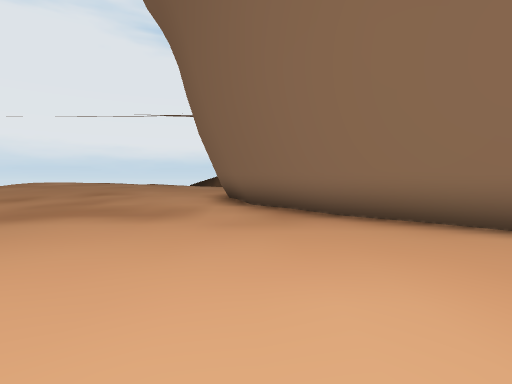
View 1 (above)

16 first-person views from a walk through a Unity game level. The camera is 1.5 m above the floor, tilts 2° down and sees 80° across. The floor is counted in squares, 2 m on a side. Each view is taken from the middle of a square. On the plan, view 1 faces up. The plan holds only what a view shows up to about 10 squares ahead; the rest is blank. The place goes on beyond the plan.

View 2
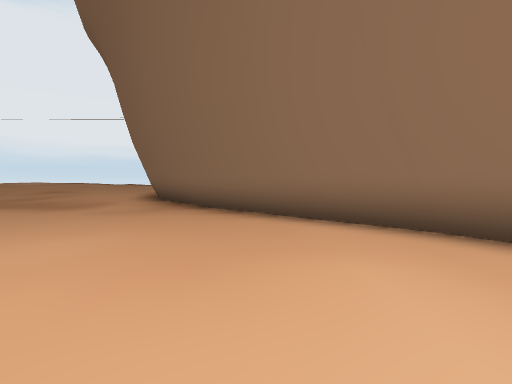

View 3
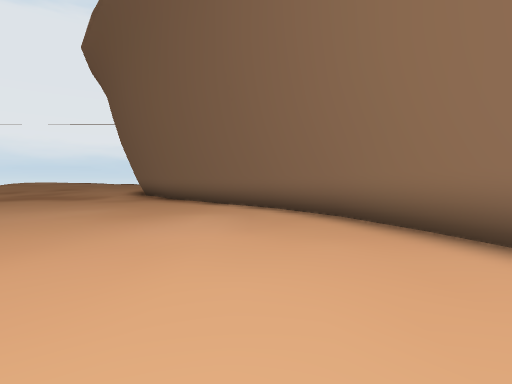

View 4
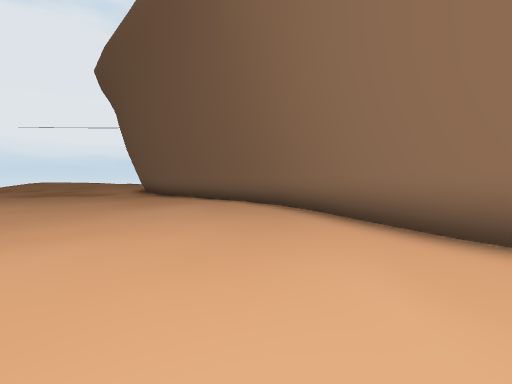

View 5
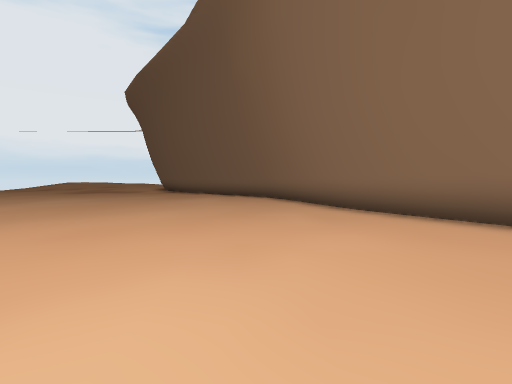

View 6
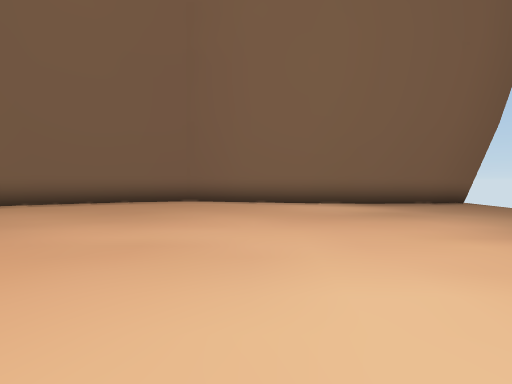

View 7
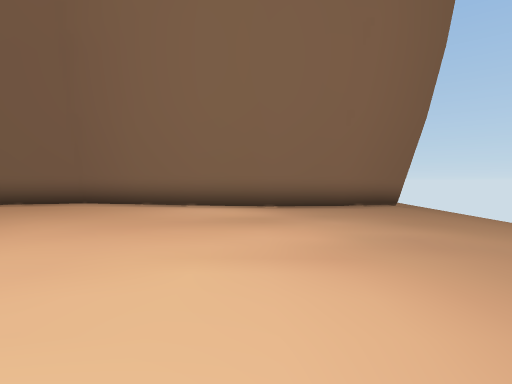

View 8
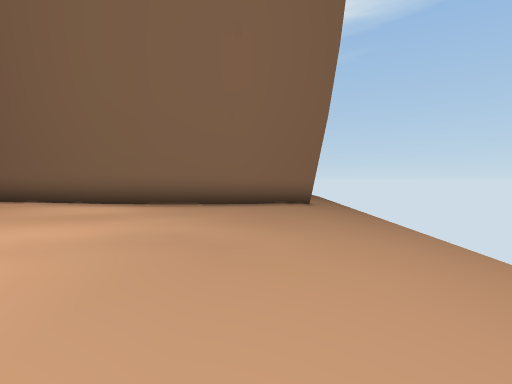

View 9
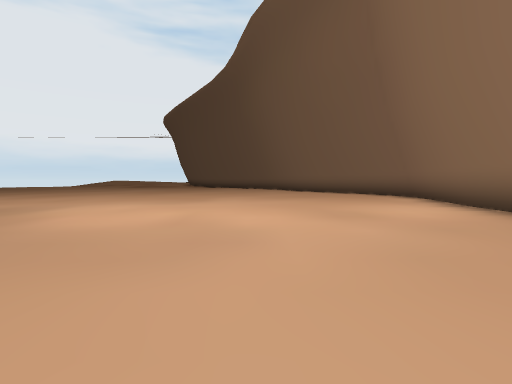

View 10
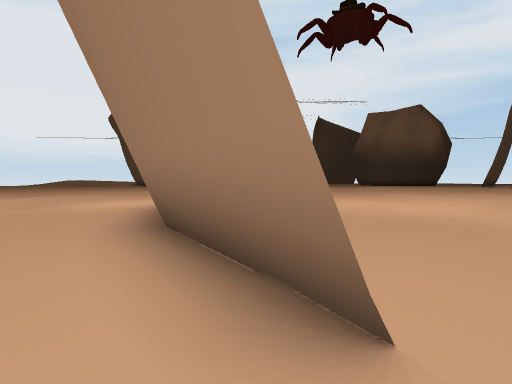

View 11
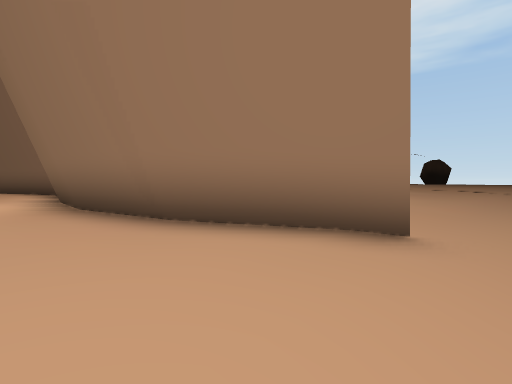

View 12
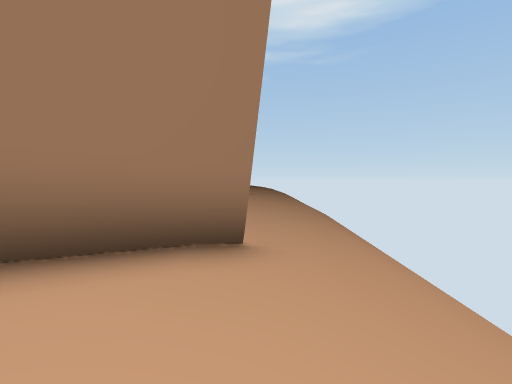

View 13
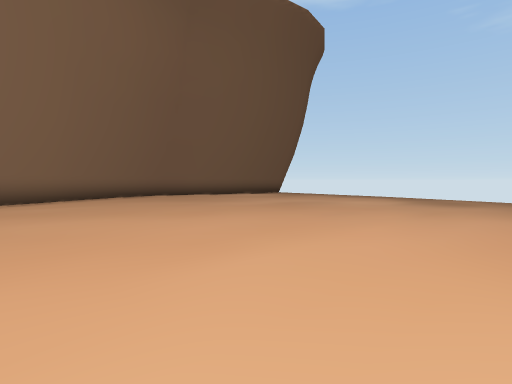

View 14
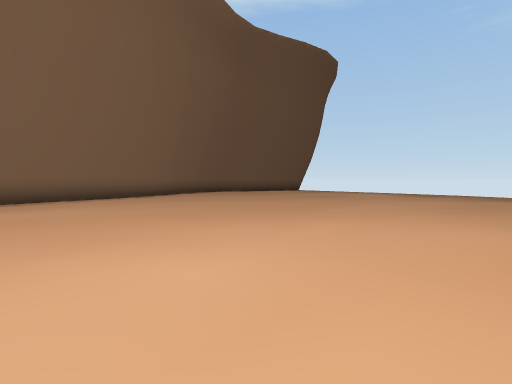

View 15
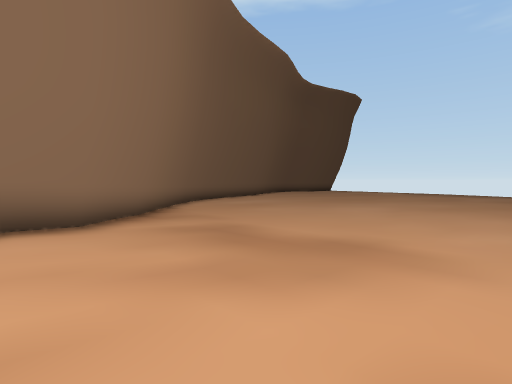

View 16
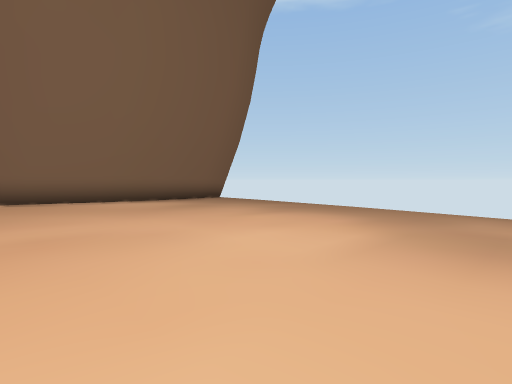

### Floor plan
Key: @ floor where view 1 was taken; # wall or solid block; . main floor; : floor 0.25 m higher than the main floor; - floor 0.25 m lower than the main floor; + floor 0.5 m higher than the main floor; / step, stairs or slope.
Columns run from 7 left of view 1 to 21 right of it. Each row starts with its distance up from view 1.
 10 ++++++#
  9 //++++##
  8 :::::::#
  7 :::::::##
  6 ........##
  5 .........##
  4  .........##
  3  ..........##
  2  ...........##
  1  ............#
  0  ......@.....##
 -1  .............#
 -2  .............##
 -3    ............#
 -4    ............#
 -5    ............##
 -6     ............#
 -7     ............##
 -8     .............#
 -9     .............##
-10     ..............#
-11     ..............#
-12     ..............#
-13     ..............#   :::
-14       ............#   :::::
-15       ............#  ::::::
-16       ...........#.  :::::
-17       ...........#   ::::
-18         ..........# ..::
-19         ..........# ....
-20         -.........#.........
-21         /-----....##.........
-22            ///////-//////////
-23             //////////--///
-24                         ///

Positions as (right, up) in squares from view 1, and headings:
1: (0, 0), facing up
2: (3, -2), facing up
3: (5, -6), facing up
4: (6, -9), facing up
5: (6, -13), facing up
6: (1, -14), facing right
7: (2, -17), facing right
8: (2, -20), facing right
9: (6, -22), facing up
10: (12, -23), facing up
11: (9, -23), facing up-right
12: (9, -22), facing right
13: (-2, -5), facing down-right
14: (-4, 0), facing down-right
15: (-7, 10), facing down-right
16: (0, -12), facing down-right
